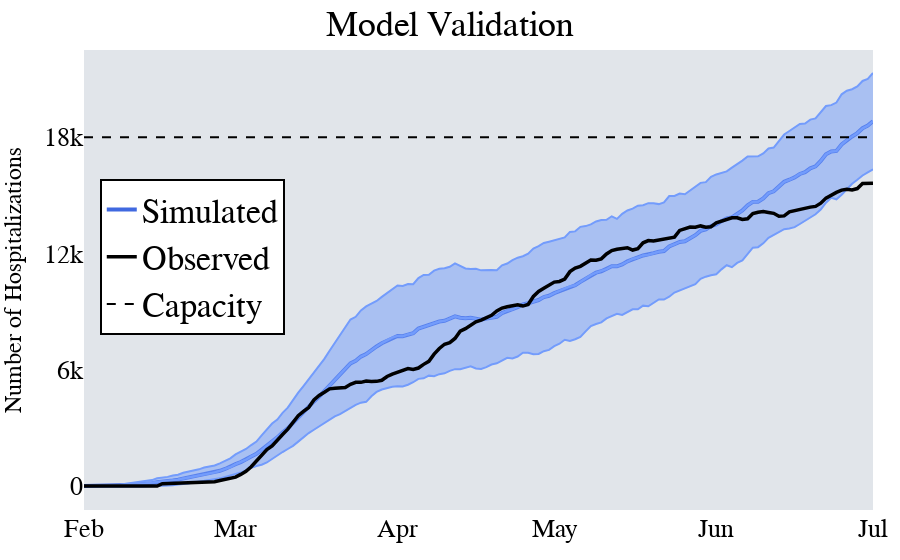

Notebook code for this chart:
### Code cell
make_beds_graph(df_mean, df_std, len(df_mean)*['Unrestricted'], 1, 'SRAG_Real_Data', make_df=False)

### Figure 1 — Plotly figure (JSON) as saved in the notebook; plotly's stock layout.template omitted (floating-point values rounded to 4 significant figures; data arrays with more than 128 entries replaced by an {"elided": "..."} marker saying what was removed)
{"data": [{"line": {"color": "rgb(0.25, 0.41, 0.88)", "width": 4}, "name": "Simulated", "type": "scatter", "x": {"elided": "152 str values"}, "y": {"elided": "152 float values"}}, {"line": {"color": "rgb(0.45, 0.61, 0.99)"}, "mode": "lines", "opacity": 0.5, "showlegend": false, "type": "scatter", "x": {"elided": "152 str values"}, "y": {"elided": "152 float values"}}, {"fill": "tonexty", "line": {"color": "rgb(0.45, 0.61, 0.99)"}, "mode": "lines", "opacity": 0.5, "showlegend": false, "type": "scatter", "x": {"elided": "152 str values"}, "y": {"elided": "152 float values"}}, {"line": {"color": "rgb(0.45, 0.61, 0.99)"}, "mode": "lines", "showlegend": false, "type": "scatter", "x": {"elided": "152 str values"}, "y": {"elided": "152 float values"}}, {"fill": "tonexty", "line": {"color": "rgb(0.45, 0.61, 0.99)"}, "mode": "lines", "opacity": 0.5, "showlegend": false, "type": "scatter", "x": {"elided": "152 str values"}, "y": {"elided": "152 float values"}}, {"line": {"color": "black", "width": 3.5}, "name": "Observed", "type": "scatter", "x": {"elided": "152 str values"}, "y": {"elided": "155 int values"}}, {"line": {"color": "black", "dash": "dash", "width": 2}, "name": "Capacity", "type": "scatter", "x": {"elided": "152 str values"}, "y": {"elided": "152 int values"}}], "layout": {"font": {"color": "black", "family": "sans-serif", "size": 20}, "hovermode": "x", "legend": {"bgcolor": "white", "bordercolor": "Black", "borderwidth": 2, "font": {"color": "black", "family": "sans-serif", "size": 34}, "traceorder": "normal", "x": 0.02, "y": 0.55}, "margin": {"b": 50, "l": 50, "pad": 0, "r": 20, "t": 50}, "plot_bgcolor": "rgb(225, 229, 234)", "showlegend": true, "title": {"font": {"size": 36}, "text": "Model Validation", "x": 0.5, "xanchor": "center", "y": 0.98, "yanchor": "top"}, "xaxis": {"showgrid": false, "tickfont": {"color": "black", "size": 26}, "tickformat": "%b", "tickvals": ["2020-02-15T00:00:00", "2020-03-15T00:00:00", "2020-04-15T00:00:00", "2020-05-15T00:00:00", "2020-06-15T00:00:00", "2020-07-15T00:00:00", "2020-08-15T00:00:00"]}, "yaxis": {"dtick": 6000, "showgrid": false, "tickfont": {"size": 26}, "title": {"text": "Number of Hospitalizations"}, "zeroline": false}}}
